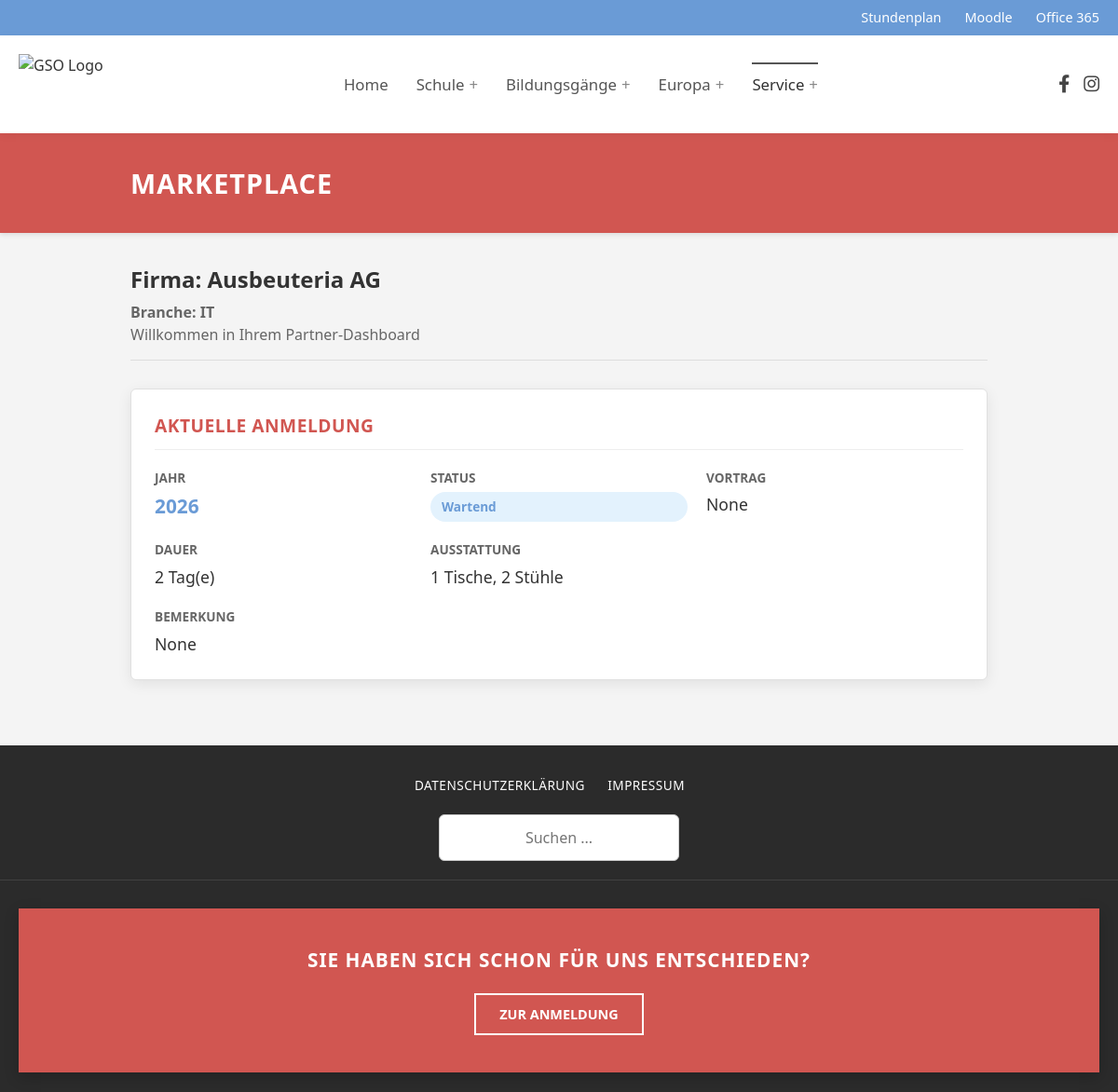
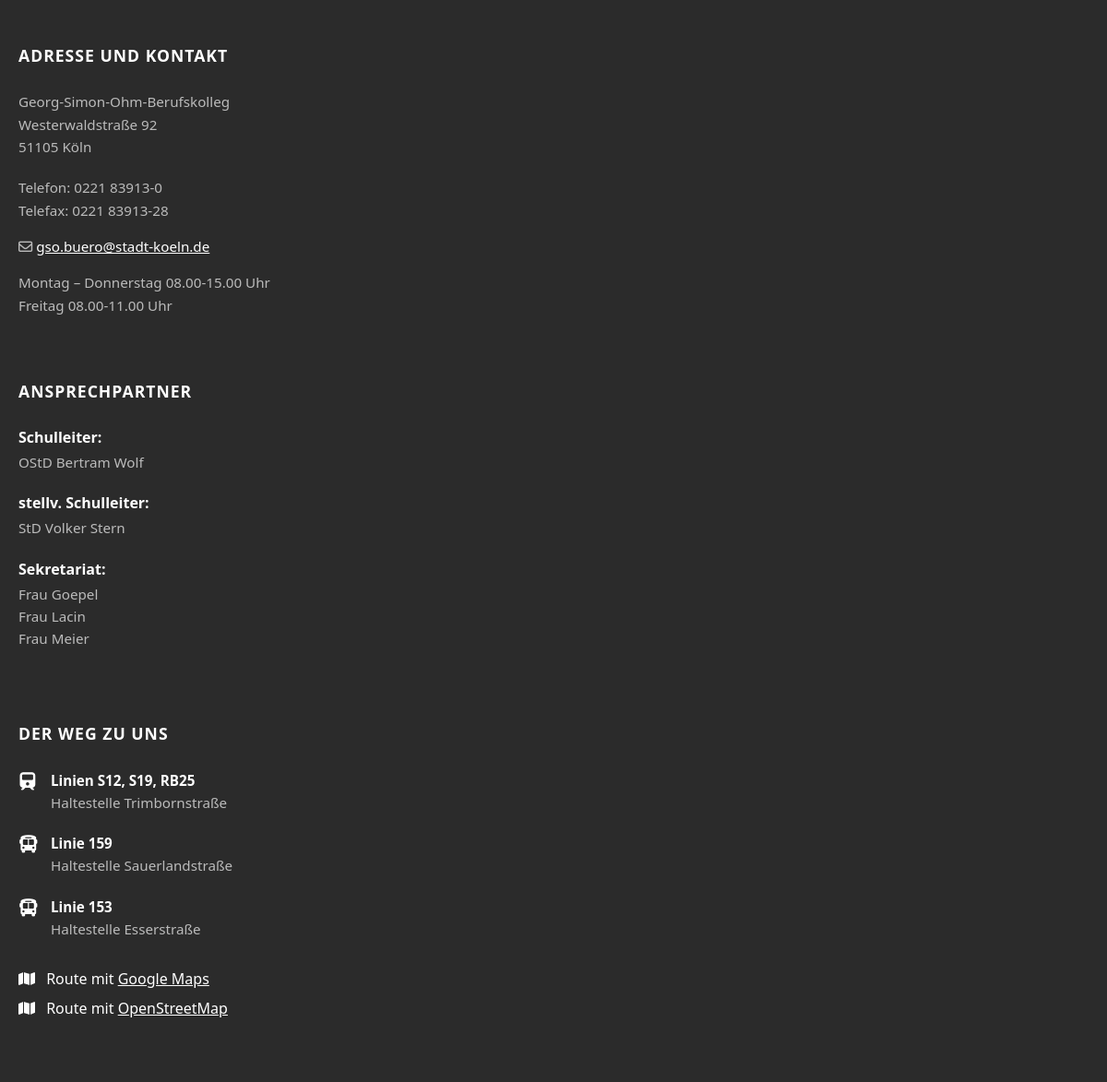
The app's page /dashboard (signed in) with its own data (2 pictures, top to bottom).
### database/models.py (models this page shows)
class User(Schema):
    __tablename__ = 'users'
    id = mapped_column(Integer, primary_key=True)
    name = mapped_column(String, nullable=False)
    industry = mapped_column(String, nullable=True)
    contact_person = mapped_column(String, nullable=True)
    phone = mapped_column(String, nullable=True)
    email = mapped_column(String, nullable=False, unique=True)
    street = mapped_column(String, nullable=True)
    zip = mapped_column(String, nullable=True)
    city = mapped_column(String, nullable=True)
    support_association = mapped_column(Boolean, nullable=False, default=False)
    is_admin = mapped_column(Boolean, nullable=False, default=False)
    tokens = relationship("Token", back_populates="user")
    bookings = relationship("Booking", back_populates="user")

class Booking(Schema):
    __tablename__ = 'bookings'
    id = mapped_column(Integer, primary_key=True)
    user_id = mapped_column(Integer, ForeignKey('users.id'), nullable=False)
    event_year = mapped_column(Integer, nullable=False, default=datetime.now().year)
    first = mapped_column(Boolean, nullable=False, default=False)
    second = mapped_column(Boolean, nullable=False, default=False)
    status = mapped_column(Enum(BookingStatus), nullable=False, default=BookingStatus.pending)
    chairs_needed = mapped_column(Integer, nullable=False, default=0)
    tables_needed = mapped_column(Integer, nullable=False, default=0)
    remarks = mapped_column(String, nullable=True)
    presentation = mapped_column(String, nullable=True)
    user = relationship("User", back_populates="bookings")
    UniqueConstraint('user_id', 'event_year')

### app.py (the view)
@app.route('/marketplace')
@app.route('/dashboard')
@login_required
def dashboard():
    this_year = datetime.now().year
    if current_user.is_admin:
        template = 'admin_dashboard.html'
        bookings = get_bookings(**transform_filters(request.args), event_year=this_year)
    else:
        template = 'user_dashboard.html'
        all_bookings = get_bookings(user_id=current_user.id)
        current = [b for b in all_bookings if b.event_year == this_year]
        bookings = {
            "past": [b for b in all_bookings if b.event_year < this_year],
            "current": current.pop() if len(current) > 0 else None,
        }
    return render_template(template, user=current_user, bookings=bookings)

### app.py (called while the page is built)
@login_manager.user_loader
def load_user(user_id) -> Optional[Authenticated[User]]:
    try:
        user_id = int(user_id)
        user_record = db.query(User).filter_by(id=user_id).one()
        return Authenticated(user_record)
    except Exception:
        print(f'[WARN] user id not found: {user_id}')
        return None

### auth.py (called while the page is built)
    def __getattr__(self, attr):
        return getattr(self.record, attr)

### db.py (called while the page is built)
def get_bookings(**filters):
    return map(decorate, db.query(Booking).filter_by(**filters).all())

def decorate(booking):
    booking.duration = booking.first + booking.second
    return booking

### templates/user_dashboard.html (shortened to what this page needs)
{% extends "baseLayout.html" %}
{% block content %}
<div class="full-width-banner">
  <div class="banner-inner">
    <h1>MARKETPLACE</h1>
  </div>
</div>
<div class="dashboard-container">
  <div class="dashboard-intro">
      <h2 class="welcome-title">Firma: {{ user.name }}</h2>
      {% if user.industry %}
          <h4 class="welcome-sub">Branche: {{ user.industry }}</h4>
      {% endif %}
      <p class="welcome-sub">Willkommen in Ihrem Partner-Dashboard</p>
  </div>
  <div class="dashboard-cards">
    <section class="dash-card current-booking-card">
      <h3 class="card-title">Aktuelle Anmeldung</h3>
      {% if bookings.current %}
        <div class="booking-summary-grid">
          <div class="info-item">
            <span class="info-label">Jahr</span>
            <span class="info-value highlight">{{ bookings.current.event_year }}</span>
          </div>
          <div class="info-item">
            <span class="info-label">Status</span>
            <span class="status-badge">{{ bookings.current.status.value }}</span>
          </div>
          <div class="info-item">
            <span class="info-label">Vortrag</span>
            <span class="info-value">{{ bookings.current.presentation }}</span>
          </div>
          <div class="info-item">
            <span class="info-label">Dauer</span>
            <span class="info-value">{{ bookings.current.duration }} Tag(e)</span>
          </div>
          <div class="info-item">
            <span class="info-label">Ausstattung</span>
            <span class="info-value">
              {{ bookings.current.tables_needed }} Tische,
              {{ bookings.current.chairs_needed }} Stühle
            </span>
          </div>
          <div class="info-item full-width">
            <span class="info-label">Bemerkung</span>
            <span class="info-value">{{ bookings.current.remarks }}</span>
          </div>
      </div>
    {% else %}
      <div class="empty-state">
          <p>Für das kommende Event liegt noch keine Anmeldung vor.</p>
          <a href="/register" class="btn btn-cta">Zur Anmeldung</a>
      </div>
      {% endif %}
    </section>
  </div>
</div>
{% endblock %}

### static/css/baseStyle.css (style rules this page uses)
* { box-sizing: border-box; }
body { margin: 0; padding: 0; font-family: 'Segoe UI', Tahoma, Geneva, Verdana, sans-serif; color: #333; background-color: #f9f9f9; line-height: 1.5; }

### static/css/marketplace.css (style rules this page uses)
:root { --gso-red: #d15651; --gso-blue: #6a9bd6; --gso-blue-hover: #5a8bc6; --text-color: #333; --text-muted: #666; --bg-color: #f4f4f4; --border-color: #ccc; --input-border: #ced4da; --input-focus: #6a8ecf; --card-shadow: 0 4px 15px rgba(0,0,0,0.1); --radius: 4px; }
* { box-sizing: border-box; }
body { font-family: 'Segoe UI', 'Helvetica Neue', Helvetica, Arial, sans-serif; background-color: var(--bg-color); margin: 0; color: var(--text-color); line-height: 1.5; }

### static/css/dashboard.css (style rules this page uses)
:root { --gso-red: #d15651; --gso-blue: #6a9bd6; --gso-blue-hover: #5a8bc6; --text-main: #333; --text-muted: #666; --bg-color: #f4f4f4; --card-bg: #fff; --border-light: #eee; --card-shadow: 0 4px 15px rgba(0,0,0,0.08); --radius: 6px; --content-width: 1000px; --admin-width: 1200px; --status-open-bg: #fff3cd; --status-open-text: #856404; --status-confirmed-bg: #d4edda; --status-confirmed-text: #155724; --status-rejected-bg: #f8d7da; --status-rejected-text: #721c24; }
.full-width-banner { width: 100%; background-color: var(--gso-red); color: white; box-shadow: 0 2px 5px rgba(0,0,0,0.1); margin-bottom: 2rem; padding: 2rem 1.5rem; }
.banner-inner { margin: 0 auto; padding: 0 20px; max-width: var(--content-width); }
.banner-inner h1 { margin: 0; font-size: 1.8rem; font-weight: 700; text-transform: uppercase; letter-spacing: 1px; }
.dashboard-container { max-width: var(--content-width); margin: 0 auto; padding: 0 20px 40px 20px; font-family: 'Segoe UI', Helvetica, Arial, sans-serif; color: var(--text-main); }
.dashboard-intro { margin-bottom: 30px; border-bottom: 1px solid #ddd; padding-bottom: 15px; }
.welcome-title { font-size: 1.5rem; color: var(--text-main); margin: 0 0 5px 0; }
.welcome-sub { color: var(--text-muted); margin: 0; font-size: 1rem; }
.dash-card { background: var(--card-bg); border-radius: var(--radius); box-shadow: var(--card-shadow); padding: 25px; margin-bottom: 30px; border: 1px solid #e0e0e0; }
.card-title { color: var(--gso-red); font-size: 1.2rem; text-transform: uppercase; letter-spacing: 0.5px; margin-top: 0; margin-bottom: 20px; padding-bottom: 10px; border-bottom: 1px solid var(--border-light); }
.booking-summary-grid { display: grid; grid-template-columns: 1fr; gap: 20px; }
.info-item { display: flex; flex-direction: column; }
.info-label { font-size: 0.85rem; text-transform: uppercase; color: var(--text-muted); font-weight: 600; margin-bottom: 5px; }
.info-value { font-size: 1.1rem; font-weight: 500; color: var(--text-main); }
.info-value.highlight { font-size: 1.3rem; font-weight: bold; color: var(--gso-blue); }
.status-badge { display: inline-block; padding: 6px 12px; border-radius: 20px; font-weight: 600; font-size: 0.85rem; background-color: #e3f2fd; color: var(--gso-blue); }
@media (min-width: 768px) { .dashboard-container { padding: 0 40px 40px 40px; } }
@media (min-width: 768px) { .banner-inner { padding: 0 40px; } }
@media (min-width: 768px) { .booking-summary-grid { grid-template-columns: repeat(2, 1fr); } }
@media (min-width: 768px) { .info-item.full-width { grid-column: span 2; } }
@media (min-width: 992px) { .booking-summary-grid { grid-template-columns: repeat(3, 1fr); } }
@media (min-width: 992px) { .info-item.full-width { grid-column: span 3; } }

### records on screen
User: name "Ausbeuteria AG", industry "IT"
Booking: current.event_year "2026", current.status.value "Wartend", current.presentation "None", current.tables_needed "1", current.chairs_needed "2", current.remarks "None"

### other values on screen
{{ bookings.current.duration }} "2"
